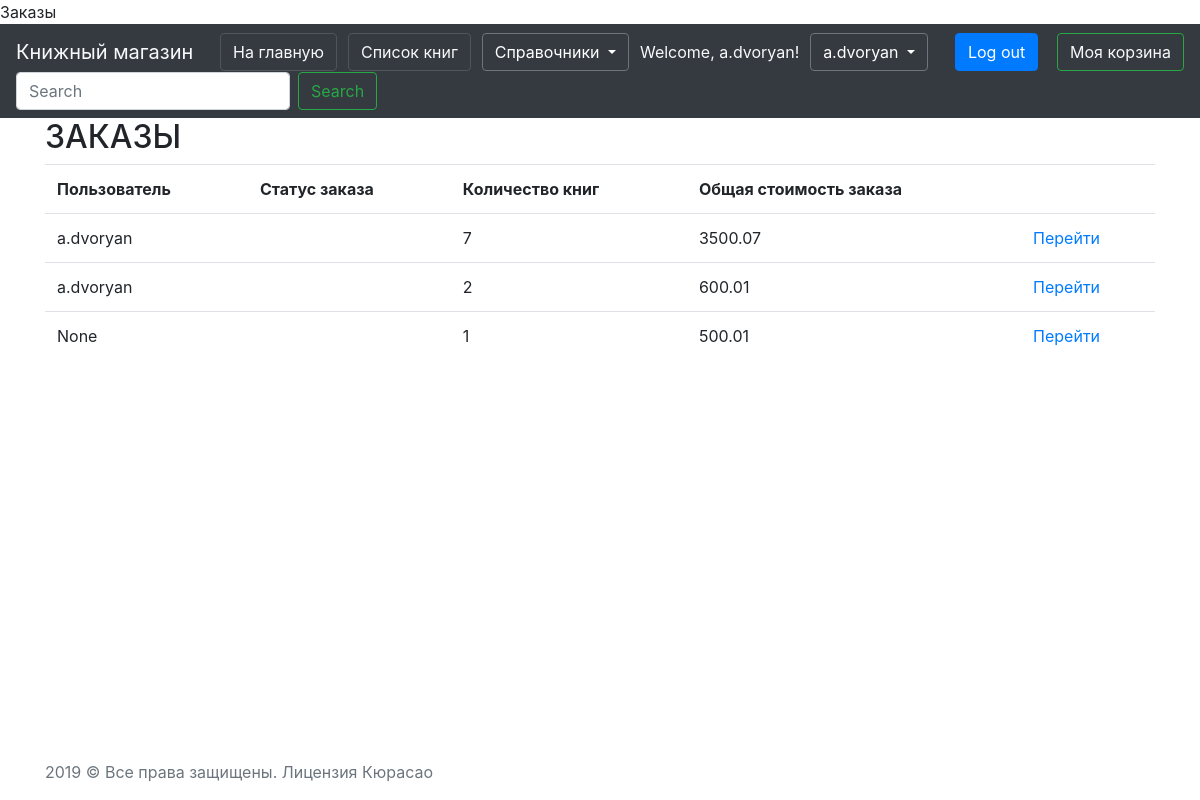
Before: /order/order-list (signed in) with the older database file.
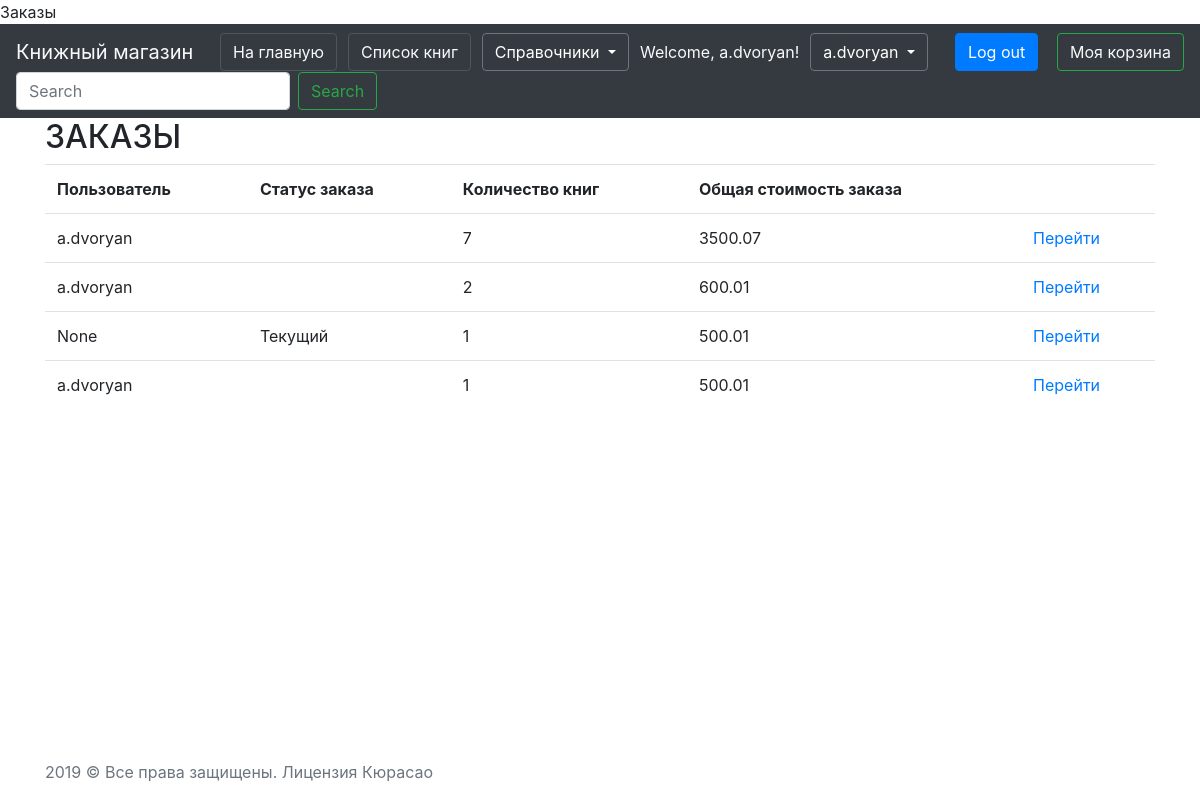
After: the same page with the newer database file.
### order/models.py (models this page shows, shortened)
class Order(models.Model):
    cart = models.ForeignKey(
        Cart,
        related_name= "order_cart",
        on_delete=models.PROTECT)
    status = models.ForeignKey(
        OrderStatus,
        verbose_name="Статус заказа",
        on_delete=models.PROTECT)
    delivery_address = models.TextField(
        "Адрес доставки",
        null=True,
        blank=True)
    email = models.EmailField(
        verbose_name="Электронная почта",
        null=True,
        blank=True,
        help_text="name@email.com")
    phone = models.CharField(
        verbose_name="Контактный телефон",
        help_text="+375(29)3-718-718",
        max_length=17)
    created_day = models.DateTimeField(
        "Дата внесения в корзину",
        auto_now=False,
        auto_now_add=True)
    updated_date = models.DateTimeField(
        "Дата последнего изменения",
        auto_now=True,
        auto_now_add=False)
    canceled = models.BooleanField(
        "Отменен",
        default = False)
    class Meta:
        verbose_name = 'Заказ'
        verbose_name_plural = 'Заказы'

### cart/models.py (models this page shows, shortened)
class Cart(models.Model):
    user = models.ForeignKey(
        User,
        blank=True,
        null=True,
        on_delete=models.PROTECT)
    created_day = models.DateTimeField(
        "Дата внесения в корзиину",
        auto_now=False,
        auto_now_add=True)
    updated_date = models.DateTimeField(
        "Дата последнего корзину",
        auto_now=True,
        auto_now_add=False)
    @property
    def books_in_cart_count(self):
        total = 0
        for product in self.user_cart.all():
            total += product.quantity
        return total
    @property
    def total_cart_price(self):
        total = 0
        for product in self.user_cart.all():
            total += product.price_total
        return total
    class Meta:
        verbose_name = 'Корзина'
        verbose_name_plural = 'Корзины'

class BookInCart(models.Model):
    cart = models.ForeignKey(
        Cart,
        on_delete=models.CASCADE,
        verbose_name='Корзина',
        related_name='user_cart')
    book = models.ForeignKey(
        Book,
        on_delete=models.CASCADE,
        verbose_name='Товар',
        related_name='book_in_cart')
    quantity = models.IntegerField(
        "Количество")
    @property
    def price_total(self):
        return self.book.price * self.quantity
    class Meta:
        verbose_name = 'Товар'
        verbose_name_plural = 'Товары'
        unique_together = [['cart', 'book']] # Чтобы не повторялись. Уникальные сочетания

### books/models.py (models this page shows, shortened)
class Book(models.Model):
    name = models.CharField(
        "Название",
        null=False,
        blank=False,
        max_length=200)
    image = models.ImageField(
        "Обложка",
        upload_to='media/img/',
        null=True,
        blank=True)
    author = models.ManyToManyField(
        "data.Author",
        related_name="books",
        verbose_name="Автор")
    price = models.DecimalField(
        "Цена",
        max_digits=5,
        decimal_places=2)
    serie = models.ForeignKey(
        "data.Series",
        related_name="books",
        verbose_name="Серия",
        null=True,
        blank=True,
        on_delete=models.CASCADE)
    genre = models.ManyToManyField(
        "data.Genre",
        related_name="books",
        blank=True,
        verbose_name="Жанр")
    year = models.PositiveSmallIntegerField(
        "Год издания",
        null=True,
        blank=True)
    page = models.PositiveSmallIntegerField(
        "Количество страниц",
        null=True,
        blank=True)
    bind = models.ForeignKey(
        "data.Binding",
        verbose_name="Переплет",
        null=True,
        blank=True,
        on_delete=models.CASCADE)
    book_format = models.ForeignKey(
        "data.BookFormat",
        verbose_name="Формат",
        null=True,
        blank=True,
        on_delete=models.CASCADE)
    isbn = models.CharField(
        "ISBN",
        default="0",
        unique=True,
        max_length=20)
    weight = models.PositiveSmallIntegerField(
        "Вес, гр",
        null=True,
        blank=True, )
    age_limit = models.PositiveSmallIntegerField(
        "Возрастные ограничения",
        null=True,
        blank=True,)
    publish = models.ForeignKey(
        "data.Publish",
        verbose_name="Издательство",
        null=True,
        blank=True,
        on_delete=models.CASCADE)
    book_amount = models.PositiveIntegerField(
        "Кол-во книг в наличии",
        default=0)
    available = models.BooleanField(
        "Доступна для заказа",
        default=True)
    rate = models.FloatField(
        "Рейтинг",
        default=0)
    created_day = models.DateTimeField(
        "Дата внесения в каталог",
        auto_now=False,
        auto_now_add=True)
    updated_date = models.DateTimeField(
        "Дата последнего изменения",
        auto_now=True,
        auto_now_add=False)
    class Meta:
        verbose_name = 'Книга'
        verbose_name_plural = 'Книги'
        permissions = [('edit', 'for Managers'),]

### data/models.py (models this page shows)
class OrderStatus(models.Model):
    status_type = models.CharField("Статус", max_length=30)
    def __str__(self):
        return self.status_type
    class Meta:
        verbose_name = 'Статус'
        verbose_name_plural = 'Статусы'

### order/views.py (the view)
# urls.py: path('order-list', OrderList.as_view(), name='order-list'),
class OrderList(PermissionRequiredMixin, ListView):
    model = Order
    template_name = 'order/order-list.html'
    permission_required = 'books.edit_order'

### order/templates/order/order-list.html (shortened to what this page needs)
{% extends "base.html" %}
{% block content %}
    <div class="container">
    <h2>ЗАКАЗЫ</h2>
        <table  cellspacing="5px" class="table table-hover">
            <tr>
               <th>
                   Пользователь
               </th>
                <th>
                   Статус заказа
               </th>
                <th>
                   Количество книг
               </th>
                <th>
                   Общая стоимость заказа
               </th>
                <td>
               </td>
            </tr>
            {% for object in object_list %}
                <tr>
                    <td>
                        {{ object.cart.user }}
                    </td>
                    <td>
                        {{ object.status }}
                    </td>
                    <td>
                        {{ object.cart.books_in_cart_count }}
                    </td>
                    <td>
                        {{ object.cart.total_cart_price }}
                    </td>
                    <td>
                        <a href="{% url 'order-update' object.pk %}">Перейти</a>
                    </td>
                </tr>
            {% endfor %}
        </table>
    </div>
{% endblock %}

Changed rows visible on the page:
changed Order "None": status (not shown) → "Текущий"
added Order: cart.user "a.dvoryan", cart.books_in_cart_count "1", cart.total_cart_price "500.01"
